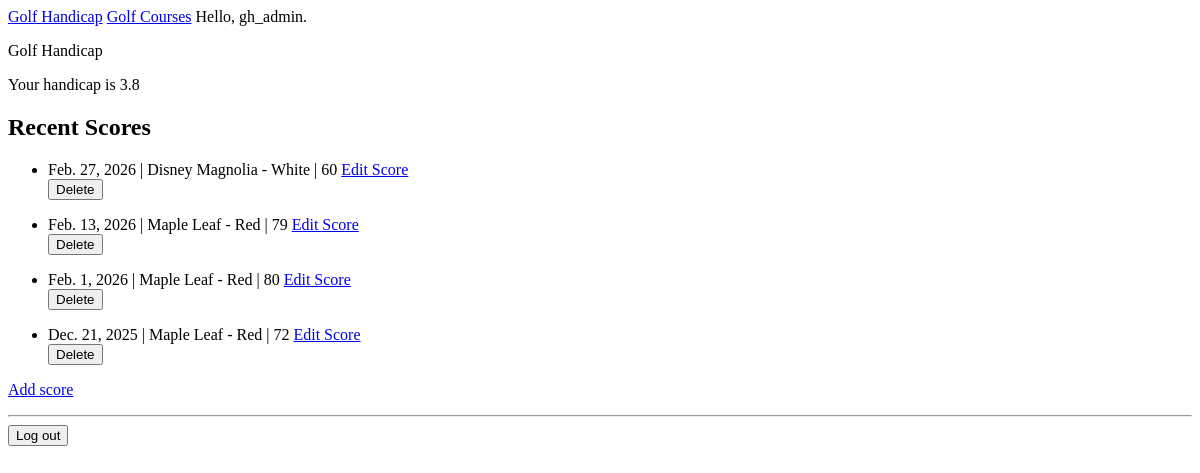
Before: / (signed in) with the older database file.
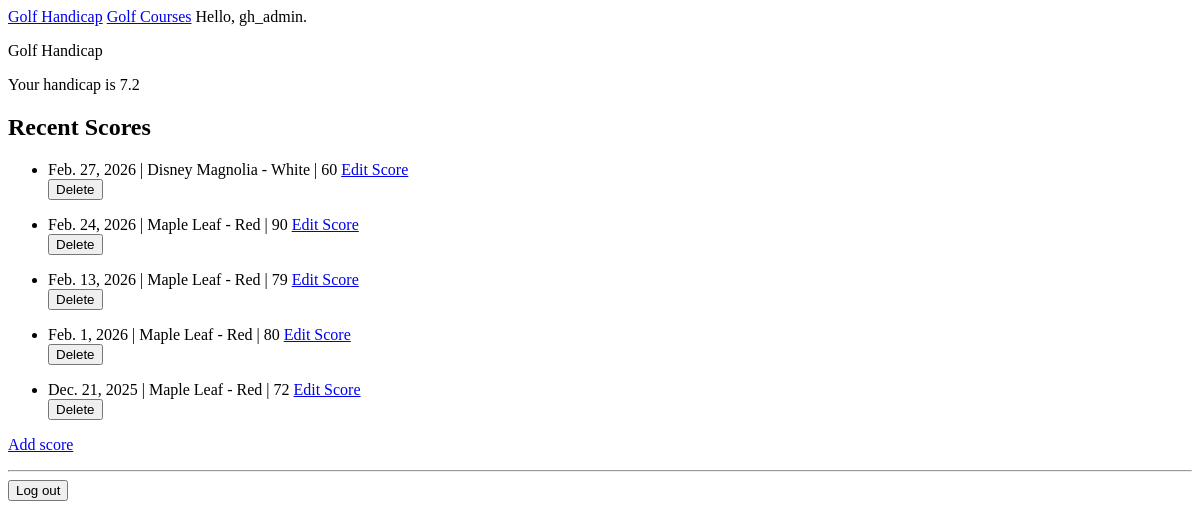
After: the same page with the newer database file.
### golf_handicap/models.py (models this page shows, shortened)
class Score(models.Model):
    tee = models.ForeignKey(CourseTee, on_delete=models.CASCADE)
    score = models.IntegerField()
    date_played = models.DateField()
    date_added = models.DateTimeField(auto_now_add=True)
    owner = models.ForeignKey(User, on_delete=models.CASCADE)
    def score_differential(self):
        return (((self.score - self.tee.course_rating) * 113) / self.tee.slope_rating)

class CourseTee(models.Model):
    course = models.ForeignKey(Course, on_delete=models.CASCADE)
    tee_name = models.CharField(max_length=200)
    course_rating = models.DecimalField(max_digits=4, decimal_places=1)
    slope_rating = models.IntegerField()
    course_par = models.IntegerField()
    date_added = models.DateTimeField(auto_now_add=True)
    def __str__(self):
        return f"{self.course.course_name} - {self.tee_name}"

class Course(models.Model):
    course_name = models.CharField(max_length=200)
    location = models.CharField(max_length=200)
    date_added = models.DateTimeField(auto_now_add=True)

### golf_handicap/views.py (the view)
# urls.py: path('', views.index, name='index'),
@login_required
def index(request):
    scores = Score.objects.filter(owner=request.user).order_by('-date_played')[:20]
    handicap = calculate_handicap(scores)
    return render(request, 'golf_handicap/index.html', {
        'scores': scores,
        'handicap': handicap
    })

### golf_handicap/utils.py (called while the page is built)
def calculate_handicap(scores):
    if len(scores) < 3:
        return None
    differentials = sorted(
        score.score_differential() for score in scores)
    lowest = differentials[:min(8, len(differentials))]
    avg = sum(lowest) / len(lowest)
    return round(float(avg) * 0.96, 1)

### golf_handicap/templates/golf_handicap/index.html (shortened to what this page needs)
{% extends 'golf_handicap/base.html' %}
{% block content %}
<p>Golf Handicap</p>
{% if user.is_authenticated %}
  {% if handicap %}
    <p>Your handicap is {{ handicap }}</p>
    <h2>Recent Scores</h2>
      <ul>
        {% for score in scores %}
          <li>{{ score.date_played }} | {{ score.tee}} | {{ score.score }}
            <a href="{% url 'golf_handicap:edit_score' score_id=score.id %}">Edit Score</a>
            <form action="{% url 'golf_handicap:delete_score' score_id=score.id %}" method="post" style="display_inline;">
              <button type="submit" onclick="return confirm('Are you sure you want to delete this score?');">
                Delete
              </button>
            </form></p>
          </li>
        {% endfor %}
      </ul>
  {% else %}
    <p>Not enough rounds played to calculate a handicap.</p>
  {% endif %}
{% else %}
  <p>Application to save golf scores and calculate Handicap.</p>
{% endif %}
<p>
  <a href="{% url 'golf_handicap:new_score' %}">Add score</a>
</p>
{% endblock content %}

Changed rows visible on the page:
added Score: date_played "Feb. 24, 2026", tee "Maple Leaf - Red", score "90"
Other visible differences:
{{ handicap }}: "3.8" → "7.2"
